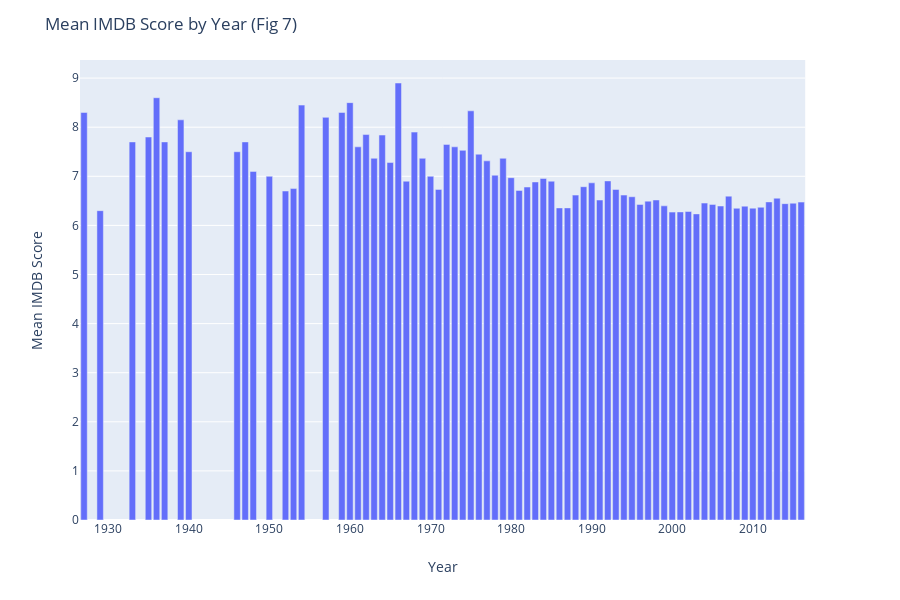

Here is the notebook cell this chart was saved with:
### Markdown cell above
>Figure 6 shows the breakdown of the top 20 directors in this study based on their average IMDB Score. Many older directors are included in this list.  And not as many of the directors who have done the most films.

### Code cell
df_topyear = pd.DataFrame(df.groupby('title_year')['imdb_score'].mean()\
                .sort_values(ascending=False).reset_index())
fig = px.bar(df_topyear, x='title_year', y='imdb_score').update_yaxes(categoryorder="total ascending")
fig.update_layout(
    title_text='Mean IMDB Score by Year (Fig 7)', # title of plot
    xaxis_title_text='Year', # xaxis label
    yaxis_title_text='Mean IMDB Score', # yaxis label
)

### Figure 1 — Plotly figure (JSON) as saved in the notebook; plotly's stock layout.template omitted (floating-point values rounded to 4 significant figures)
{"data": [{"alignmentgroup": "True", "hoverlabel": {"namelength": 0}, "hovertemplate": "title_year=%{x}<br>imdb_score=%{y}", "legendgroup": "", "marker": {"color": "#636efa"}, "name": "", "offsetgroup": "", "orientation": "v", "showlegend": false, "textposition": "auto", "type": "bar", "x": [1966, 1936, 1960, 1954, 1975, 1927, 1959, 1957, 1939, 1968, 1962, 1964, 1935, 1947, 1937, 1933, 1972, 1961, 1973, 1974, 1946, 1940, 1976, 1963, 1979, 1969, 1977, 1965, 1948, 1978, 1950, 1970, 1980, 1984, 1992, 1985, 1967, 1983, 1990, 1989, 1982, 1953, 1971, 1993, 1981, 1952, 1994, 1988, 2007, 1995, 2013, 1998, 1991, 1997, 2012, 2016, 2004, 2015, 2014, 2005, 1996, 1999, 2006, 2009, 2011, 1987, 1986, 2010, 2008, 1929, 2002, 2001, 2000, 2003], "xaxis": "x", "y": [8.9, 8.6, 8.5, 8.45, 8.333, 8.3, 8.3, 8.2, 8.15, 7.9, 7.85, 7.84, 7.8, 7.7, 7.7, 7.7, 7.65, 7.6, 7.6, 7.529, 7.5, 7.5, 7.45, 7.367, 7.367, 7.367, 7.314, 7.28, 7.1, 7.022, 7, 7, 6.971, 6.957, 6.906, 6.9, 6.9, 6.885, 6.867, 6.788, 6.781, 6.75, 6.733, 6.732, 6.712, 6.7, 6.618, 6.617, 6.596, 6.583, 6.554, 6.517, 6.517, 6.494, 6.478, 6.475, 6.455, 6.452, 6.443, 6.427, 6.427, 6.398, 6.395, 6.392, 6.37, 6.357, 6.356, 6.351, 6.349, 6.3, 6.283, 6.275, 6.27, 6.234], "yaxis": "y"}], "layout": {"barmode": "relative", "height": 600, "legend": {"tracegroupgap": 0}, "margin": {"t": 60}, "title": {"text": "Mean IMDB Score by Year (Fig 7)"}, "xaxis": {"anchor": "y", "domain": [0, 0.98], "title": {"text": "Year"}}, "yaxis": {"anchor": "x", "categoryorder": "total ascending", "domain": [0, 1], "title": {"text": "Mean IMDB Score"}}}}
